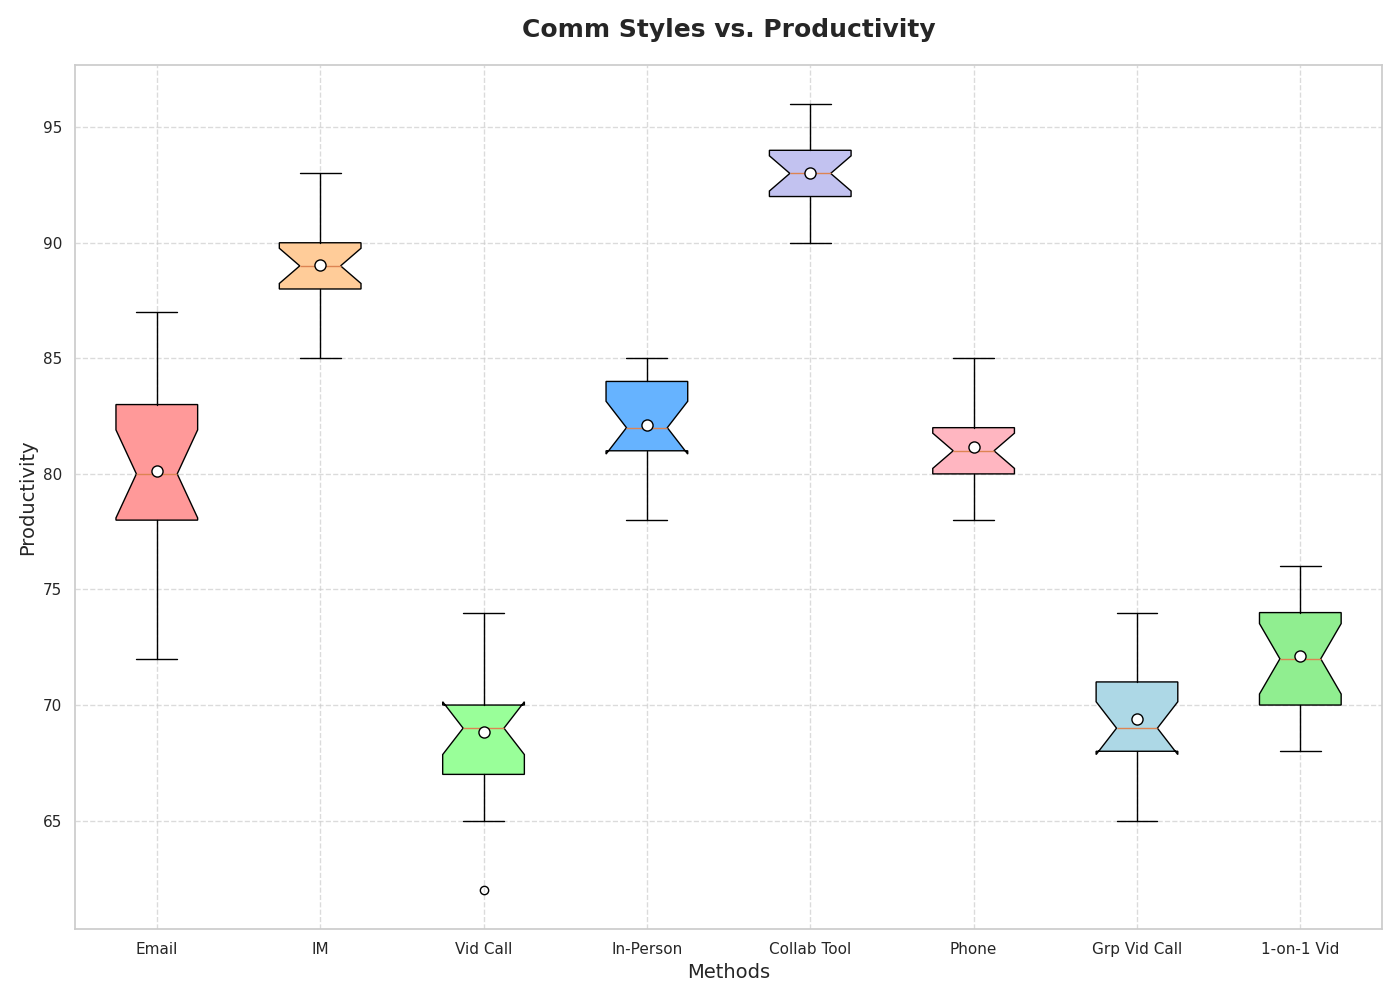

Here is the Python script that generated this plot:
import matplotlib.pyplot as plt
import numpy as np

communication_methods = [
    'Email', 'IM', 'Vid Call', 'In-Person',
    'Collab Tool', 'Phone', 'Grp Vid Call', '1-on-1 Vid'
]

# Productivity scores with shuffled content to match the original structure
productivity_scores = [
    [78, 72, 79, 75, 87, 76, 83, 80, 80, 84, 85, 78, 83, 79, 81, 80, 82],  # Emails
    [93, 90, 86, 89, 89, 90, 87, 88, 91, 85, 91, 88, 87, 90, 90, 88, 92],  # Instant Messaging
    [73, 65, 68, 62, 66, 69, 67, 74, 69, 72, 70, 71, 70, 68, 69, 70, 67],  # Video Calls
    [80, 79, 82, 83, 78, 84, 82, 80, 85, 84, 82, 81, 83, 83, 85, 81, 84],  # In-Person Meetings
    [95, 94, 91, 93, 95, 92, 94, 96, 92, 90, 93, 94, 92, 94, 91, 93, 92],  # Collaborative Tools
    [79, 78, 78, 84, 80, 81, 83, 80, 82, 82, 85, 81, 81, 79, 82, 80, 85],  # Phone Calls
    [68, 70, 69, 66, 70, 73, 73, 72, 71, 66, 74, 65, 67, 70, 69, 68, 69],  # Group Video Calls
    [76, 68, 71, 71, 74, 72, 72, 75, 74, 72, 73, 76, 75, 69, 69, 70, 69]   # One-on-One Video Calls
]

plt.figure(figsize=(14, 10))
box = plt.boxplot(
    productivity_scores,
    patch_artist=True,
    labels=communication_methods,
    notch=True,
    vert=True,
    showmeans=True,
    meanprops={"marker": "o", "markerfacecolor": "white", "markeredgecolor": "black", "markersize": 8}
)

colors = ['#FF9999', '#FFCC99', '#99FF99', '#66B3FF', '#C2C2F0', '#FFB6C1', '#ADD8E6', '#90EE90']
for patch, color in zip(box['boxes'], colors):
    patch.set_facecolor(color)

plt.title('Comm Styles vs. Productivity', fontsize=18, fontweight='bold', pad=20)
plt.xlabel('Methods', fontsize=14)
plt.ylabel('Productivity', fontsize=14)
plt.grid(linestyle='--', alpha=0.7)
plt.tight_layout()
plt.show()
